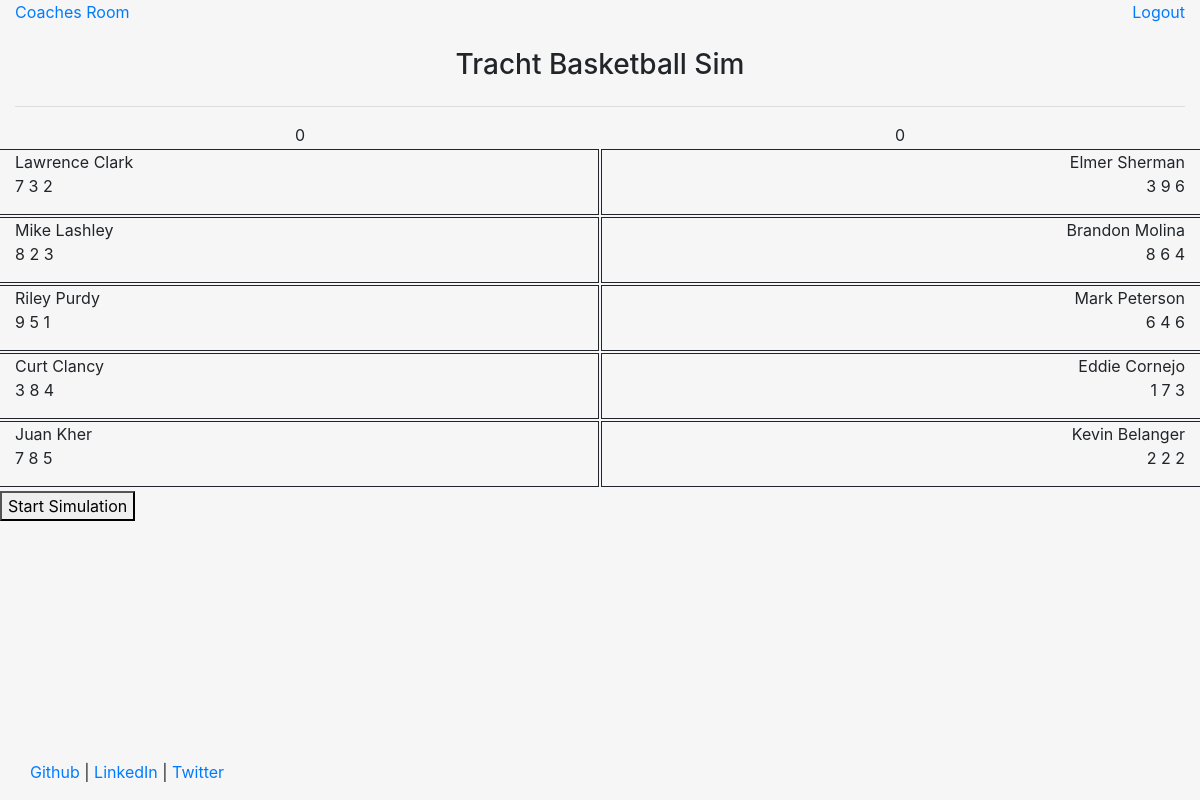
The page /sim (signed in) on the database its author committed.
### game/models.py (models this page shows)
class Player(models.Model):
	FirstName = models.CharField(max_length = 30)
	LastName = models.CharField(max_length = 30)
	Height = models.CharField(max_length = 5)
	Weight = models.CharField(max_length = 3)
	Scoring = models.IntegerField()
	Passing = models.IntegerField()
	Defense = models.IntegerField()
	ShootFirst = models.BooleanField(default = False)
	PassFirst = models.BooleanField(default = False)
	CatchAndShoot = models.BooleanField(default = False)
	HelpDefender = models.BooleanField(default = False)
	DenyShot = models.BooleanField(default = False)
	DenyPass =  models.BooleanField(default = False)

### game/views.py (the view)
# urls.py: path('sim', views.simulationscreen, name='simulationscreen'),
def simulationscreen(request):
	if request.user.is_authenticated == False:
		return HttpResponseRedirect('/')
	user = request.session['user']
	teams = Team.objects.filter(User=user).count()
	if teams >= 1:
		print("User Team Exists")
	else:
		createteam(user)
		print("Creating Team")
	team = Team.objects.get(User=user)
	opposingTeam = Team.objects.get(OpposingTeam = team.pk)
	return render(request, 'game/simscreen.html', {'PointGuard': team.PointGuard, 'ShootingGuard': team.ShootingGuard, 'SmallForward': team.SmallForward, 'PowerForward': team.PowerForward, 'Center': team.Center,
							'OpposingPointGuard': opposingTeam.PointGuard, 'OpposingShootingGuard': opposingTeam.ShootingGuard, 'OpposingSmallForward': opposingTeam.SmallForward, 'OpposingPowerForward': opposingTeam.PowerForward, 'OpposingCenter': opposingTeam.Center})

### game/templates/game/simscreen.html (shortened to what this page needs)
{% extends "game/header.html" %}
{% block bannerright %}
	<a href="{% url 'logout' %}">Logout</a>
{% endblock %}
{% block UserPointGuard %}
	<p>
	{{PointGuard.FirstName}} {{PointGuard.LastName}}
	<br>
	{{PointGuard.Scoring}} {{PointGuard.Passing}} {{PointGuard.Defense}}
	</p>
{% endblock %}
{% block UserShootingGuard %}
	<p>
	{{ShootingGuard.FirstName}} {{ShootingGuard.LastName}}
	<br>
	{{ShootingGuard.Scoring}} {{ShootingGuard.Passing}} {{ShootingGuard.Defense}}
	</p>
{% endblock %}
{% block UserSmallForward %}
	<p>
	{{SmallForward.FirstName}} {{SmallForward.LastName}}
	<br>
	{{SmallForward.Scoring}} {{SmallForward.Passing}} {{SmallForward.Defense}}
	</p>
{% endblock %}
{% block UserPowerForward %}
	<p>
	{{PowerForward.FirstName}} {{PowerForward.LastName}}
	<br>
	{{PowerForward.Scoring}} {{PowerForward.Passing}} {{PowerForward.Defense}}
	</p>
{% endblock %}
{% block UserCenterPosition %}
	<p>
	{{Center.FirstName}} {{Center.LastName}}
	<br>
	{{Center.Scoring}} {{Center.Passing}} {{Center.Defense}}
	</p>
{% endblock %}
{% block OpposingPointGuard %}
	<p>
	{{OpposingPointGuard.FirstName}} {{OpposingPointGuard.LastName}}
	<br>
	{{OpposingPointGuard.Scoring}} {{OpposingPointGuard.Passing}} {{OpposingPointGuard.Defense}}
	</p>
{% endblock %}
{% block OpposingShootingGuard %}
	<p>
	{{OpposingShootingGuard.FirstName}} {{OpposingShootingGuard.LastName}}
	<br>
	{{OpposingShootingGuard.Scoring}} {{OpposingShootingGuard.Passing}} {{OpposingShootingGuard.Defense}}
	</p>
{% endblock %}
{% block OpposingSmallForward %}
	<p>
	{{OpposingSmallForward.FirstName}} {{OpposingSmallForward.LastName}}
	<br>
	{{OpposingSmallForward.Scoring}} {{OpposingSmallForward.Passing}} {{OpposingSmallForward.Defense}}
	</p>
{% endblock %}
{% block OpposingPowerForward %}
	<p>
	{{OpposingPowerForward.FirstName}} {{OpposingPowerForward.LastName}}
	<br>
	{{OpposingPowerForward.Scoring}} {{OpposingPowerForward.Passing}} {{OpposingPowerForward.Defense}}
	</p>
{% endblock %}
{% block OpposingCenterPosition %}
	<p>
	{{OpposingCenter.FirstName}} {{OpposingCenter.LastName}}
	<br>
	{{OpposingCenter.Scoring}} {{OpposingCenter.Passing}} {{OpposingCenter.Defense}}
	</p>
{% endblock %}

### game/templates/game/header.html (shortened to what this page needs)
<!DOCTYPE html>
<html lang="en">
<head>
</head>
<body class="body" style="background-color:#f6f6f6">
	<div class="container-fluid" style="min-height:95%; ">
		<div class="row">
			<div class="col">
				  <a href="{% url 'coaching' %}">Coaches Room</a>
			  </div>
			  <div class="col" style="text-align: right">
				{% block bannerright %}
				{% endblock %}
			 </div>
		</div>
		<div class="row" id="banner">
			  <div class="col">
				  <br>
				  <center>
				  <h3>Tracht Basketball Sim</h3>
				  </center>
			  </div>
		</div><hr>
		<div class="row" id="Scoreboard">
					<div class="col" id="User Team Score" style="text-align: center;">
					0
					</div>
					<div class="col" id="Opposing Team Score" style="text-align: center;">
					0
					</div>
				</div>
		<div class="row">
		    <div class="col user-player-container" id="User Player List">
				<div class="row user-player-box" id="Point Guard Row">
					<div class="col-sm-12">
						{% block UserPointGuard %}
						{% endblock %}
					</div>
				</div>
				<div class="row user-player-box" id="Shooting Guard Row">
					<div class="col-sm-12">
						{% block UserShootingGuard %}
						{% endblock %}
					</div>
				</div>
				<div class="row user-player-box" id="Small Forward Row">
					<div class="col-sm-12">
						{% block UserSmallForward %}
						{% endblock %}
					</div>
				</div>
				<div class="row user-player-box" id="Power Forward Row">
					<div class="col-sm-12">
						{% block UserPowerForward %}
						{% endblock %}
					</div>
				</div>
				<div class="row user-player-box" id="Center Position Row">
					<div class="col-sm-12">
						{% block UserCenterPosition %}
						{% endblock %}
					</div>
				</div>
				<div class="row" id="User Team Stats">
					<div class="col-sm-12">
					</div>
				</div>
		    </div>
		    <div class="col opposing-player-container" id="Opposing Player List" style="text-align:right">
				<div class="row opposing-player-box" id="Point Guard Row">
					<div class="col-sm-12">
						{% block OpposingPointGuard %}
						{% endblock %}
					</div>
				</div>
				<div class="row opposing-player-box" id="Shooting Guard Row">
					<div class="col-sm-12">
						{% block OpposingShootingGuard %}
						{% endblock %}
					</div>
				</div>
				<div class="row opposing-player-box" id="Small Forward Row">
					<div class="col-sm-12">
						{% block OpposingSmallForward %}
						{% endblock %}
					</div>
				</div>
				<div class="row opposing-player-box" id="Power Forward Row">
					<div class="col-sm-12">
						{% block OpposingPowerForward %}
						{% endblock %}
					</div>
				</div>
				<div class="row opposing-player-box" id="Center Position Row">
					<div class="col-sm-12">
						{% block OpposingCenterPosition %}
						{% endblock %}
					</div>
				</div>
				<div class="row" id="Opposing Team Stats">
					<div class="col-sm-12">
					</div>
				</div>
		     </div>
		</div>
		<div class="row" id="Matchup Screen">
			<div class="col" id="Offense Player Name" style="text-align: center;">
			</div>
			<div class="col" id="Defense Player Name" style="text-align: center;">
			</div>
		</div>
		<div class="row" id="Start Simulation" style="display: inline, text-align: center;">
			<button type="button" id="Start Sim Button" action="127.0.0.1:8000/simulation" method="get">Start Simulation</button>
		</div>
	</div>
	<footer>
		<div class="container-fluid" style='margin-left:15px'>
			<p><a href="https://github.com/tannertracht" target="blank">Github</a> | <a href="https://www.linkedin.com/in/tanner-tracht-aa0a04133/" target="blank">LinkedIn</a> | <a href="https://twitter.com/SmooothT" target="blank">Twitter</a></p>
		</div>
	</footer>
	{% load static %}
	<link rel="stylesheet" href="{% static 'game/css/bootstrap.min.css' %}" type = "text/css"/>
</body>
</html>

### game/templates/game/header.html (style rules this page uses)
html, body { height:100% }
.user-player-box { border-right-style: solid; border-bottom-style: solid; border-top-style: solid; border-width: 1px;margin: 2px; }
.opposing-player-box { border-left-style: solid; border-bottom-style: solid; border-top-style: solid; border-width: 1px;margin: 2px; }
.user-player-container { margin-right: 2 px }
.opposing-player-container { margin-left: 2px }

### rows shown on the page
Player: FirstName "Lawrence", LastName "Clark", Scoring "7", Passing "3", Defense "2"
Player: FirstName "Mike", LastName "Lashley", Scoring "8", Passing "2", Defense "3"
Player: FirstName "Riley", LastName "Purdy", Scoring "9", Passing "5", Defense "1"
Player: FirstName "Curt", LastName "Clancy", Scoring "3", Passing "8", Defense "4"
Player: FirstName "Juan", LastName "Kher", Scoring "7", Passing "8", Defense "5"
Player: FirstName "Elmer", LastName "Sherman", Scoring "3", Passing "9", Defense "6"
Player: FirstName "Brandon", LastName "Molina", Scoring "8", Passing "6", Defense "4"
Player: FirstName "Mark", LastName "Peterson", Scoring "6", Passing "4", Defense "6"
Player: FirstName "Eddie", LastName "Cornejo", Scoring "1", Passing "7", Defense "3"
Player: FirstName "Kevin", LastName "Belanger", Scoring "2", Passing "2", Defense "2"
